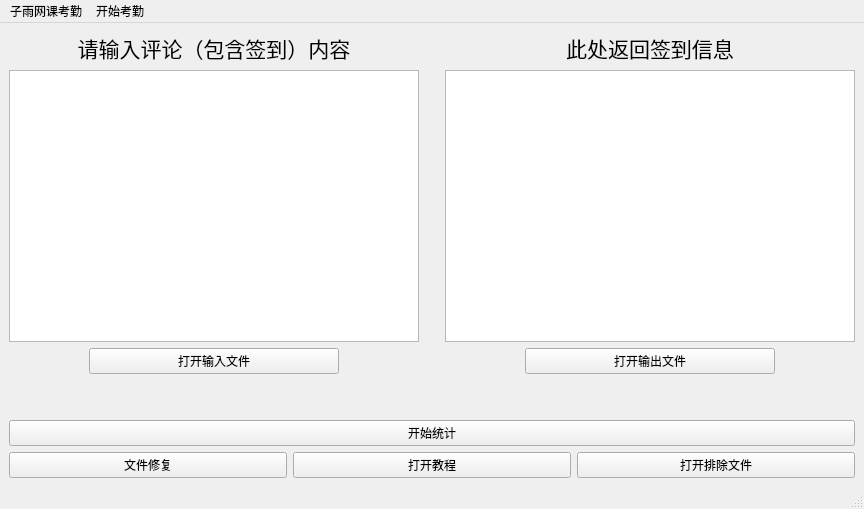
<?xml version="1.0" encoding="UTF-8"?>
<ui version="4.0">
 <class>MainWindow</class>
 <widget class="QMainWindow" name="MainWindow">
  <property name="geometry">
   <rect>
    <x>0</x>
    <y>0</y>
    <width>864</width>
    <height>509</height>
   </rect>
  </property>
  <property name="windowTitle">
   <string>MainWindow</string>
  </property>
  <widget class="QWidget" name="centralwidget">
   <layout class="QVBoxLayout" name="verticalLayout_4">
    <item>
     <layout class="QHBoxLayout" name="horizontalLayout">
      <item>
       <layout class="QVBoxLayout" name="verticalLayout">
        <item>
         <widget class="QLabel" name="label">
          <property name="text">
           <string>&lt;html&gt;&lt;head/&gt;&lt;body&gt;&lt;p align=&quot;center&quot;&gt;&lt;span style=&quot; font-size:16pt;&quot;&gt;请输入评论（包含签到）内容&lt;/span&gt;&lt;/p&gt;&lt;/body&gt;&lt;/html&gt;</string>
          </property>
         </widget>
        </item>
        <item>
         <widget class="QTextEdit" name="textEdit"/>
        </item>
        <item>
         <layout class="QHBoxLayout" name="horizontalLayout_2">
          <item>
           <spacer name="horizontalSpacer_2">
            <property name="orientation">
             <enum>Qt::Horizontal</enum>
            </property>
            <property name="sizeType">
             <enum>QSizePolicy::Maximum</enum>
            </property>
            <property name="sizeHint" stdset="0">
             <size>
              <width>40</width>
              <height>20</height>
             </size>
            </property>
           </spacer>
          </item>
          <item>
           <spacer name="horizontalSpacer_5">
            <property name="orientation">
             <enum>Qt::Horizontal</enum>
            </property>
            <property name="sizeType">
             <enum>QSizePolicy::Maximum</enum>
            </property>
            <property name="sizeHint" stdset="0">
             <size>
              <width>40</width>
              <height>20</height>
             </size>
            </property>
           </spacer>
          </item>
          <item>
           <widget class="QPushButton" name="pushButton">
            <property name="text">
             <string>打开输入文件</string>
            </property>
           </widget>
          </item>
          <item>
           <spacer name="horizontalSpacer_4">
            <property name="orientation">
             <enum>Qt::Horizontal</enum>
            </property>
            <property name="sizeType">
             <enum>QSizePolicy::Maximum</enum>
            </property>
            <property name="sizeHint" stdset="0">
             <size>
              <width>40</width>
              <height>20</height>
             </size>
            </property>
           </spacer>
          </item>
          <item>
           <spacer name="horizontalSpacer_3">
            <property name="orientation">
             <enum>Qt::Horizontal</enum>
            </property>
            <property name="sizeType">
             <enum>QSizePolicy::Maximum</enum>
            </property>
            <property name="sizeHint" stdset="0">
             <size>
              <width>40</width>
              <height>20</height>
             </size>
            </property>
           </spacer>
          </item>
         </layout>
        </item>
       </layout>
      </item>
      <item>
       <spacer name="horizontalSpacer">
        <property name="orientation">
         <enum>Qt::Horizontal</enum>
        </property>
        <property name="sizeType">
         <enum>QSizePolicy::Minimum</enum>
        </property>
        <property name="sizeHint" stdset="0">
         <size>
          <width>20</width>
          <height>20</height>
         </size>
        </property>
       </spacer>
      </item>
      <item>
       <layout class="QVBoxLayout" name="verticalLayout_2">
        <item>
         <widget class="QLabel" name="label_2">
          <property name="text">
           <string>&lt;html&gt;&lt;head/&gt;&lt;body&gt;&lt;p align=&quot;center&quot;&gt;&lt;span style=&quot; font-size:16pt;&quot;&gt;此处返回签到信息&lt;/span&gt;&lt;/p&gt;&lt;/body&gt;&lt;/html&gt;</string>
          </property>
         </widget>
        </item>
        <item>
         <widget class="QListView" name="listView"/>
        </item>
        <item>
         <layout class="QHBoxLayout" name="horizontalLayout_3">
          <item>
           <spacer name="horizontalSpacer_9">
            <property name="orientation">
             <enum>Qt::Horizontal</enum>
            </property>
            <property name="sizeType">
             <enum>QSizePolicy::Maximum</enum>
            </property>
            <property name="sizeHint" stdset="0">
             <size>
              <width>40</width>
              <height>20</height>
             </size>
            </property>
           </spacer>
          </item>
          <item>
           <spacer name="horizontalSpacer_8">
            <property name="orientation">
             <enum>Qt::Horizontal</enum>
            </property>
            <property name="sizeType">
             <enum>QSizePolicy::Maximum</enum>
            </property>
            <property name="sizeHint" stdset="0">
             <size>
              <width>40</width>
              <height>20</height>
             </size>
            </property>
           </spacer>
          </item>
          <item>
           <widget class="QPushButton" name="pushButton_2">
            <property name="text">
             <string>打开输出文件</string>
            </property>
           </widget>
          </item>
          <item>
           <spacer name="horizontalSpacer_6">
            <property name="orientation">
             <enum>Qt::Horizontal</enum>
            </property>
            <property name="sizeType">
             <enum>QSizePolicy::Maximum</enum>
            </property>
            <property name="sizeHint" stdset="0">
             <size>
              <width>40</width>
              <height>20</height>
             </size>
            </property>
           </spacer>
          </item>
          <item>
           <spacer name="horizontalSpacer_7">
            <property name="orientation">
             <enum>Qt::Horizontal</enum>
            </property>
            <property name="sizeType">
             <enum>QSizePolicy::Maximum</enum>
            </property>
            <property name="sizeHint" stdset="0">
             <size>
              <width>40</width>
              <height>20</height>
             </size>
            </property>
           </spacer>
          </item>
         </layout>
        </item>
       </layout>
      </item>
     </layout>
    </item>
    <item>
     <spacer name="verticalSpacer">
      <property name="orientation">
       <enum>Qt::Vertical</enum>
      </property>
      <property name="sizeType">
       <enum>QSizePolicy::Maximum</enum>
      </property>
      <property name="sizeHint" stdset="0">
       <size>
        <width>20</width>
        <height>40</height>
       </size>
      </property>
     </spacer>
    </item>
    <item>
     <widget class="QPushButton" name="pushButton_3">
      <property name="focusPolicy">
       <enum>Qt::StrongFocus</enum>
      </property>
      <property name="contextMenuPolicy">
       <enum>Qt::CustomContextMenu</enum>
      </property>
      <property name="text">
       <string>开始统计</string>
      </property>
     </widget>
    </item>
    <item>
     <layout class="QHBoxLayout" name="horizontalLayout_5">
      <item>
       <widget class="QPushButton" name="pushButton_4">
        <property name="text">
         <string>文件修复</string>
        </property>
       </widget>
      </item>
      <item>
       <widget class="QPushButton" name="pushButton_5">
        <property name="text">
         <string>打开教程</string>
        </property>
       </widget>
      </item>
      <item>
       <widget class="QPushButton" name="pushButton_6">
        <property name="text">
         <string>打开排除文件</string>
        </property>
       </widget>
      </item>
     </layout>
    </item>
   </layout>
  </widget>
  <widget class="QMenuBar" name="menubar">
   <property name="geometry">
    <rect>
     <x>0</x>
     <y>0</y>
     <width>864</width>
     <height>23</height>
    </rect>
   </property>
   <widget class="QMenu" name="menu">
    <property name="title">
     <string>子雨网课考勤</string>
    </property>
   </widget>
   <widget class="QMenu" name="menu_2">
    <property name="title">
     <string>开始考勤</string>
    </property>
   </widget>
   <addaction name="menu"/>
   <addaction name="menu_2"/>
  </widget>
  <widget class="QStatusBar" name="statusbar"/>
 </widget>
 <resources/>
 <connections/>
</ui>
